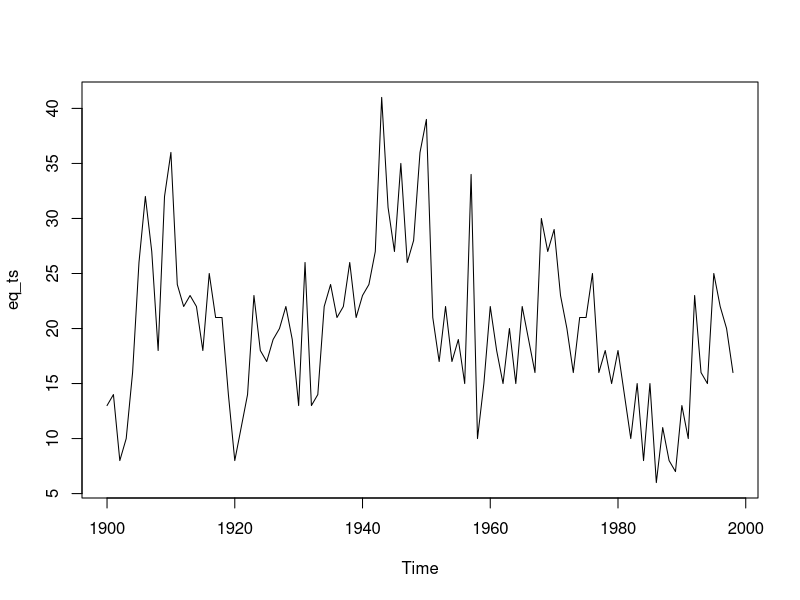
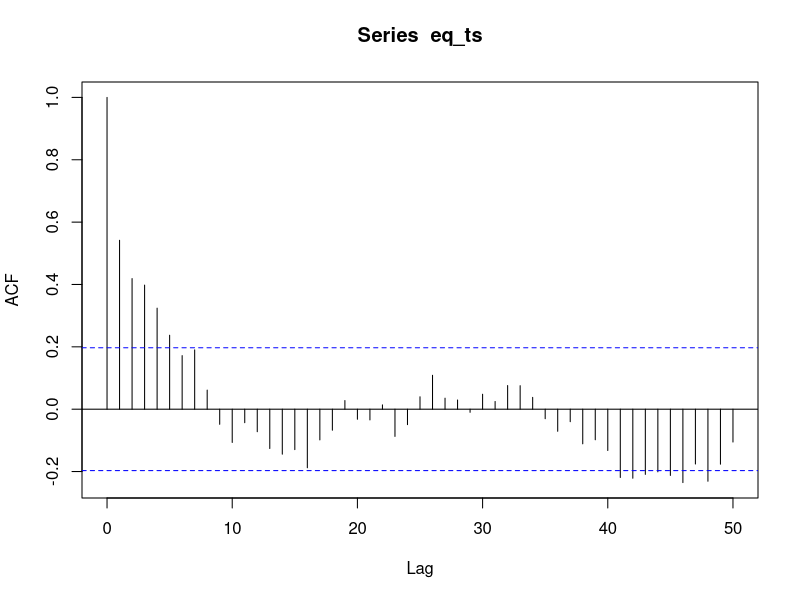
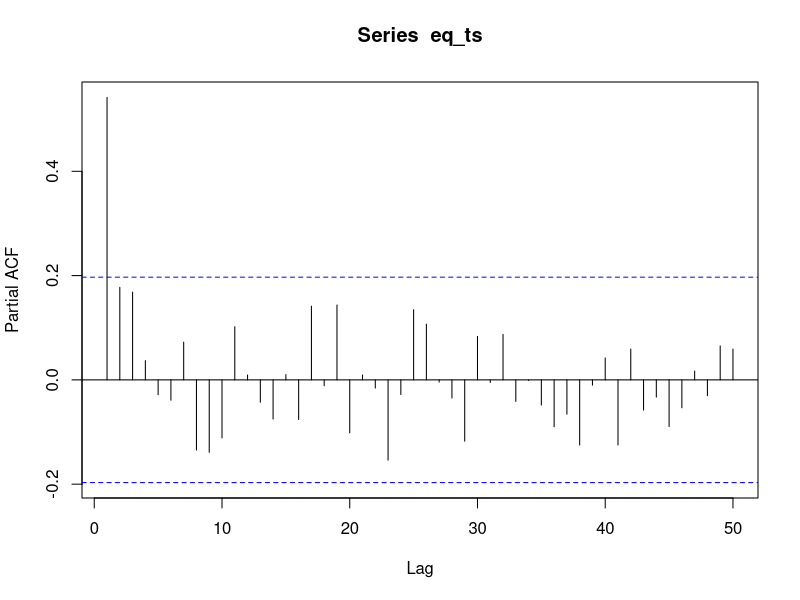
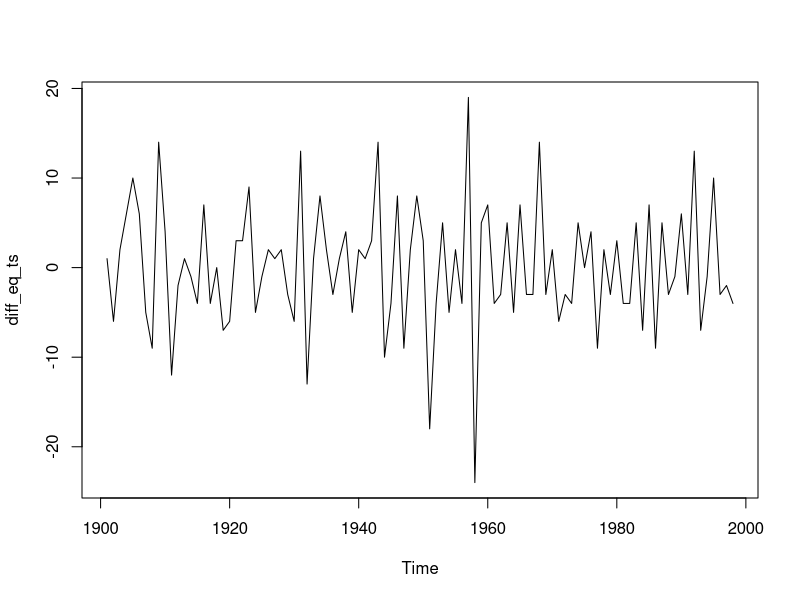
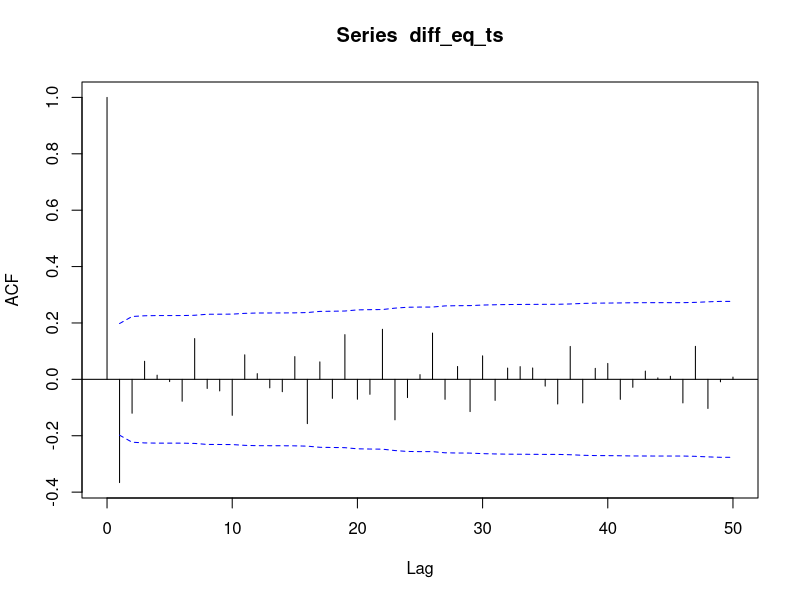
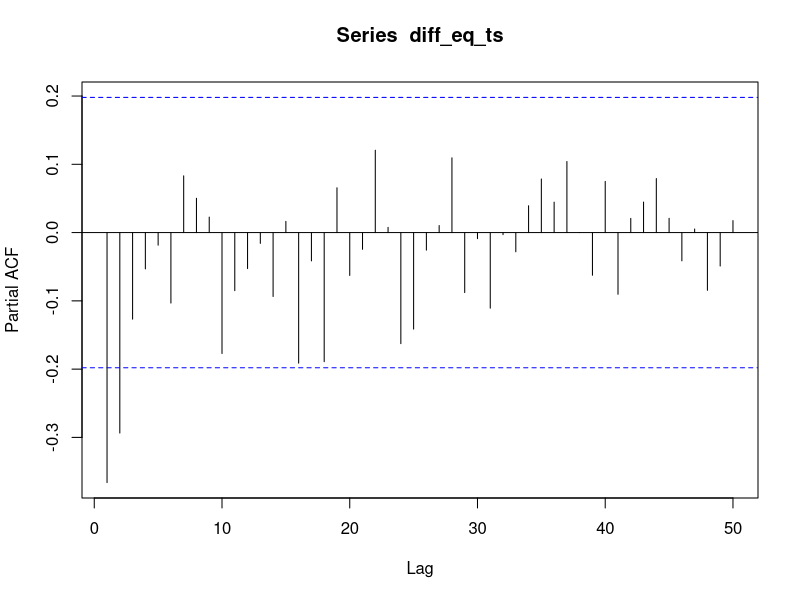
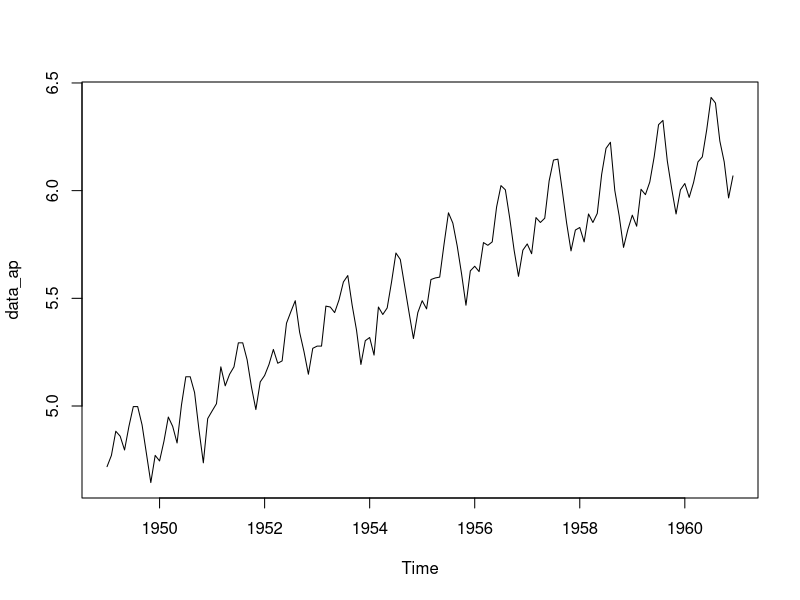
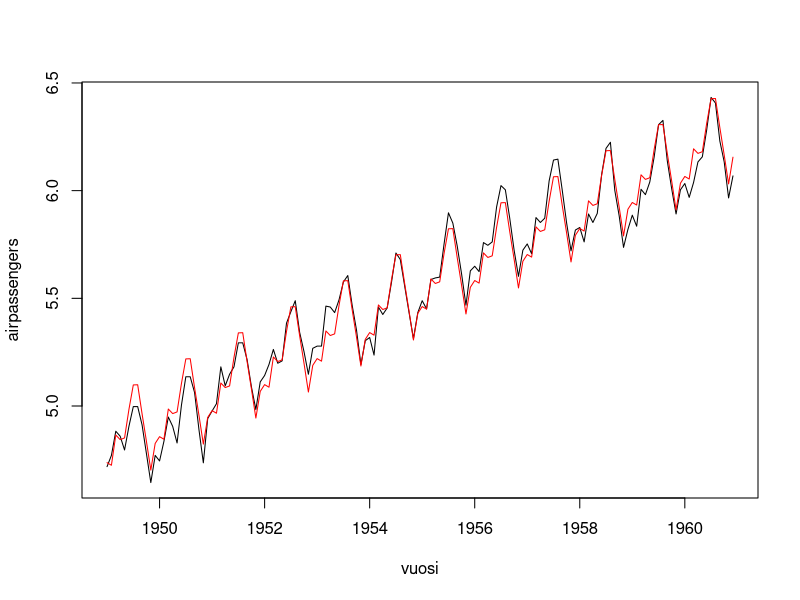

The R source for these figures, in order:
#T1

#a

data_eq <- read.csv2("eq.csv", header=TRUE, sep = ",")

eq_ts <- ts(data_eq$Quakes, start=1900, freq=1)

#b

#alkuperäinen

ts.plot(eq_ts)

acf(eq_ts, lag.max = 50)

pacf(eq_ts, lag.max = 50) #AR(1)?

#erotussarja

diff_eq_ts <- diff(eq_ts)

ts.plot(diff_eq_ts)

acf(diff_eq_ts, lag.max = 50, ci.type="ma") #MA(1)?

pacf(diff_eq_ts, lag.max = 50)

#c

#MA(1) mallia voisi sovittaa sillä näyttää että otosautokorrelaatiot ovat
#lähellä nollaa viiveestä 1 eteenpäin.

#AR(1) mallia voisi sovittaa sillä näyttää, että osittaiset autokorrelaatiot
#ovat lähellä nollaa viiveestä 1 eteenpäin.

model_ma1 <- arima(diff_eq_ts, order=c(0,0,1))
model_ma1

model_ar1 <- arima(eq_ts, order=c(1,0,0))

#d

confint(model_ma1)

#e

model_ma1$var.coef

#standard error

se <- sqrt(model_ma1$var.coef[1])

#confint

model_ma1$coef[1] + qnorm(0.975)*se
model_ma1$coef[1] - qnorm(0.975)*se

#===============================================================================

#T2

#a

data(AirPassengers)

data_ap <- ts(log(AirPassengers), start=1949, frequency = 12)
data_ap

ts.plot(data_ap)

#b

months_ <- month.abb[cycle(AirPassengers)]

t <- as.numeric(time(data_ap))

fit_b <- lm(data_ap ~ months_ + t)

#c

ts.plot(data_ap, fitted(fit_b), gpars=list(xlab="vuosi", ylab="airpassengers", 
                                           col=c("black","red")))

ts.plot(data_ap - fitted(fit_b))

#d

#Residuaalit eivät näytä stationaarisilta. Välillä (esim 1954-1956) on
#havaittavissa kasvavaa lineaarista trendiä ja välillä laskevaa lineaarista
#trendiä.

#e

fit_e <- arima(data_ap, order=c(0,1,0), seasonal=c(2,0,0), xreg=1:144)

fit_e$model$phi

#f

sim_e <- arima.sim(model = list(ar=fit_e$model$phi), n=length(data_ap), n.start = 1e5)

#sim_e <- sim_e + 1:144*fit_e$coef[3]

sim_e <- ts(sim_e, start=1949, frequency=12)

ts.plot(sim_e)

#g

fit_g <- arima(data_ap, order=c(0,1,1), seasonal=c(0,1,1))

#h

sim_g <- arima.sim(model = list(ma=fit_g$model$theta), n=length(data_ap), n.start = 1e5)

sim_g <- ts(sim_g, start=1949, frequency=12)

ts.plot(sim_g)

#i

ts.plot(diff(data_ap), sim_e, gpars=list(xlab="vuosi", ylab="airpassengers", 
                                                col=c("black","red")))


ts.plot(diff(diff(data_ap), lag=12), sim_g, gpars=list(xlab="vuosi", ylab="airpassengers", 
                                                col=c("black","red")))




